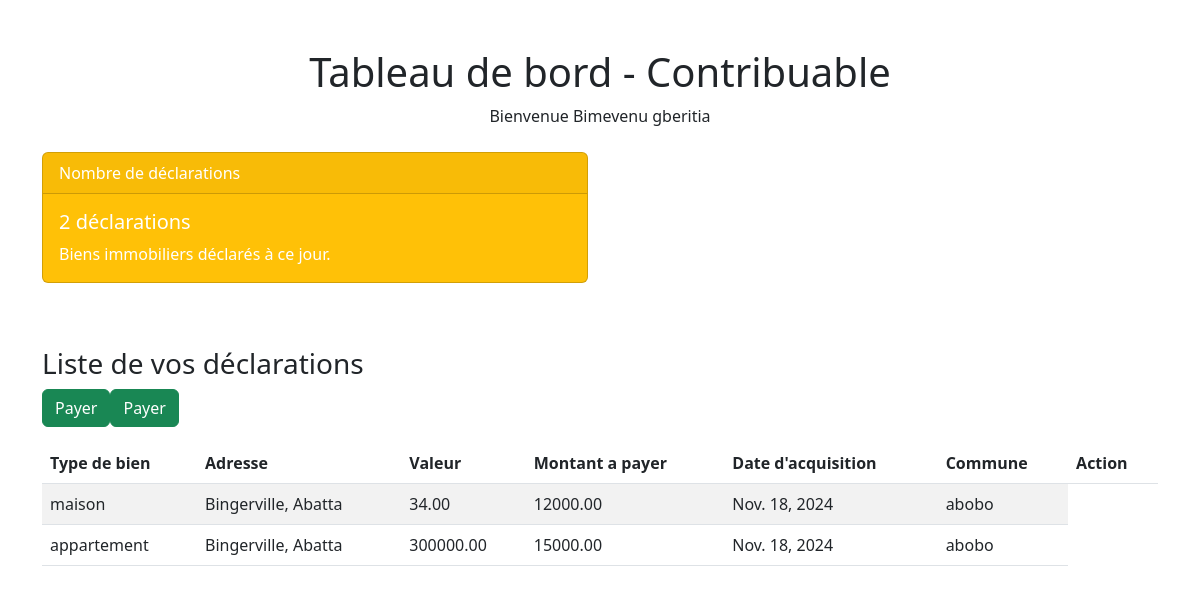
/Appgest/dashboard/contribuable/ (signed in), run on an earlier commit of the app's database.
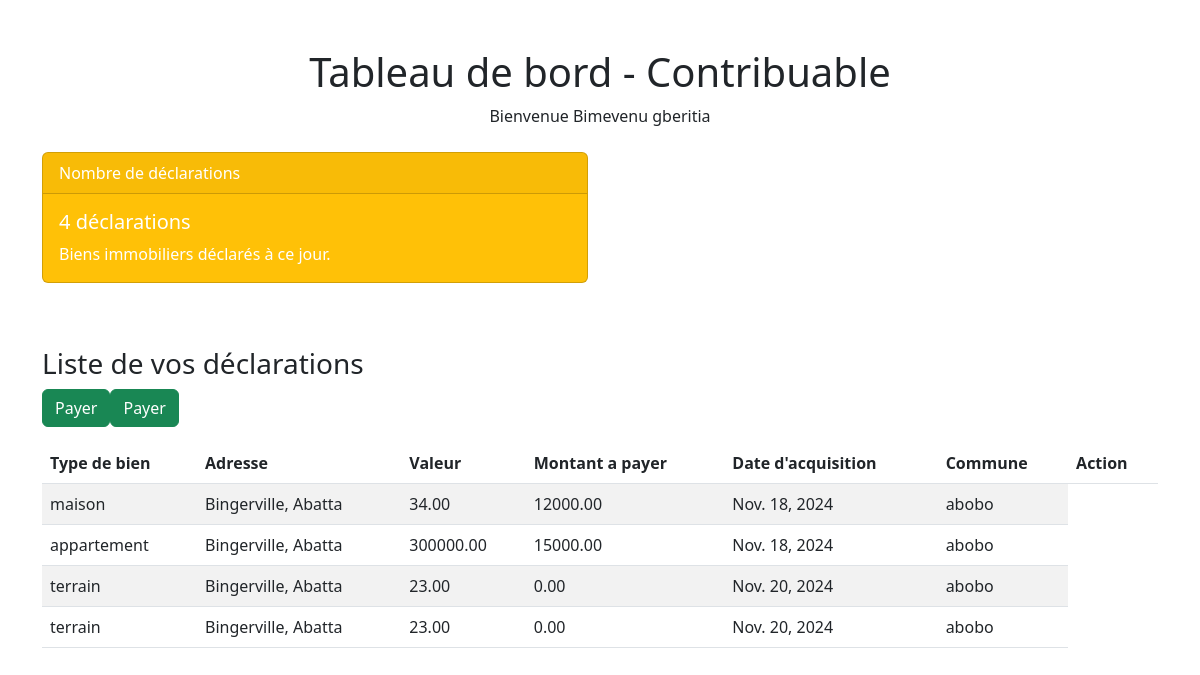
And on a later commit of the database.
### Appgest/models.py (models this page shows, shortened)
class CustomUser(AbstractUser):
    COMMUNE_CHOICES = [
        ('abobo', 'Abobo'),
        ('adjame', 'Adjamé'),
        ('attecoube', 'Attécoubé'),
        ('cocody', 'Cocody'),
        ('koumassi', 'Koumassi'),
        ('plateau', 'Le Plateau'),
        ('port-bouet', 'Port-Bouët'),
        ('san-pedro', 'San-Pédro'),
        ('treichville', 'Treichville'),
        ('yopougon', 'Yopougon'),
        ('batisse', 'Bâtisse'),
        ('anyama', 'Anyama'),
        ('grand-bassam', 'Grand-Bassam'),
        ('dabou', 'Dabou'),
        ('grand-lahou', 'Grand-Lahou'),
        ('agboville', 'Agboville'),
    ]
    is_agent = models.BooleanField(default=False)
    is_contribuable = models.BooleanField(default=False)
    commune = models.CharField(choices=COMMUNE_CHOICES, max_length=100)
    numero = models.CharField(null=True, blank=True, default='0151606704', max_length=25)

class BienImobilier(models.Model):
    COMMUNE_CHOICES = [
        ('abobo', 'Abobo'),
        ('adjame', 'Adjamé'),
        ('attecoube', 'Attécoubé'),
        ('cocody', 'Cocody'),
        ('koumassi', 'Koumassi'),
        ('plateau', 'Le Plateau'),
        ('port-bouet', 'Port-Bouët'),
        ('san-pedro', 'San-Pédro'),
        ('treichville', 'Treichville'),
        ('yopougon', 'Yopougon'),
        ('batisse', 'Bâtisse'),
        ('anyama', 'Anyama'),
        ('grand-bassam', 'Grand-Bassam'),
        ('dabou', 'Dabou'),
        ('grand-lahou', 'Grand-Lahou'),
        ('agboville', 'Agboville'),
    ]
    user = models.ForeignKey(CustomUser, on_delete=models.DO_NOTHING)
    type_bien = models.CharField(max_length=100, choices=[
        ('maison', 'Maison'),
        ('appartement', 'Appartement'),
        ('terrain', 'Terrain'),
        ('locatif', 'Locatif'),
    ])
    adresse = models.CharField(max_length=255)
    valeur = models.DecimalField(max_digits=10, decimal_places=2)
    proprietaire = models.CharField(max_length=100)
    date_acquisition = models.DateField()
    nommbre_chambre = models.IntegerField(blank=True, null=True)
    nbr_hectare = models.FloatField()
    taux_imposition = models.FloatField(default=0.0)
    valeur_reel = models.DecimalField(max_digits=10, decimal_places=2, default=0.0)
    valeur_due = models.DecimalField(max_digits=10, decimal_places=2, default=0.0)
    commune = models.CharField(
        max_length=100,
        choices=COMMUNE_CHOICES,
        default='abobo',
    )
    photo1 = models.ImageField(upload_to='photo/')
    photo2 = models.ImageField(upload_to='photo/')
    photo3 = models.ImageField(upload_to='photo/')

### Appgest/views.py (the view)
# urls.py: path('dashboard/contribuable/', contribuable_dashboard, name='contribuable_dashboard'),
@login_required
def contribuable_dashboard(request):
    if request.user.is_contribuable:
        declarations = BienImobilier.objects.filter(user=request.user)
        context = {
            'declarations': declarations,
        }
        return render(request, 'contribuable_dashboard.html', context)
    else:
        return redirect('unauthorized')

### Appgest/templates/contribuable_dashboard.html (shortened to what this page needs)
<!DOCTYPE html>
<html lang="fr">
<head>
    <link rel="stylesheet" href="https://cdn.jsdelivr.net/npm/bootstrap@5.3.0/dist/css/bootstrap.min.css">
</head>
<body>
    <div class="container mt-5">
        <h1 class="text-center">Tableau de bord - Contribuable</h1>
        <p class="text-center">Bienvenue {{ request.user.first_name }} {{ request.user.last_name }}</p>
        <div class="row mt-4">
            <div class="col-md-6">
                <div class="card text-white bg-warning mb-3">
                    <div class="card-header">Nombre de déclarations</div>
                    <div class="card-body">
                        <h5 class="card-title">{{ declarations|length }} déclarations</h5>
                        <p class="card-text">Biens immobiliers déclarés à ce jour.</p>
                    </div>
                </div>
            </div>
        </div>
        <h3 class="mt-5">Liste de vos déclarations</h3>
        <table class="table table-striped mt-3">
            <thead>
                <tr>
                    <th>Type de bien</th>
                    <th>Adresse</th>
                    <th>Valeur</th>
                    <th>Montant a payer</th>
                    <th>Date d'acquisition</th>
                    <th>Commune</th>
                    <th>Action</th>
                </tr>
            </thead>
            <tbody>
                {% for declaration in declarations %}
                <tr>
                    <td>{{ declaration.type_bien }}</td>
                    <td>{{ declaration.adresse }}</td>
                    <td>{{ declaration.valeur }}</td>
                    <td>{{ declaration.valeur_due }}</td>
                    <td>{{ declaration.date_acquisition }}</td>
                    <td>{{ declaration.commune }}</td>
                    {% if declaration.valeur_due > 0 %}
                        <a href="#" class="btn btn-success">Payer</a>
                    {% endif %}
                </tr>
                {% empty %}
                <tr>
                    <td colspan="5" class="text-center">Aucune déclaration trouvée.</td>
                </tr>
                {% endfor %}
            </tbody>
        </table>
    </div>
</body>
</html>

What changed in the data, as far as the page shows it:
added BienImobilier: type_bien "terrain", adresse "Bingerville, Abatta", valeur "23.00", valeur_due "0.00", date_acquisition "Nov. 20, 2024", commune "abobo"
added BienImobilier: type_bien "terrain", adresse "Bingerville, Abatta", valeur "23.00", valeur_due "0.00", date_acquisition "Nov. 20, 2024", commune "abobo"
Also different on the page:
{{ declarations|length }}: "2" → "4"
